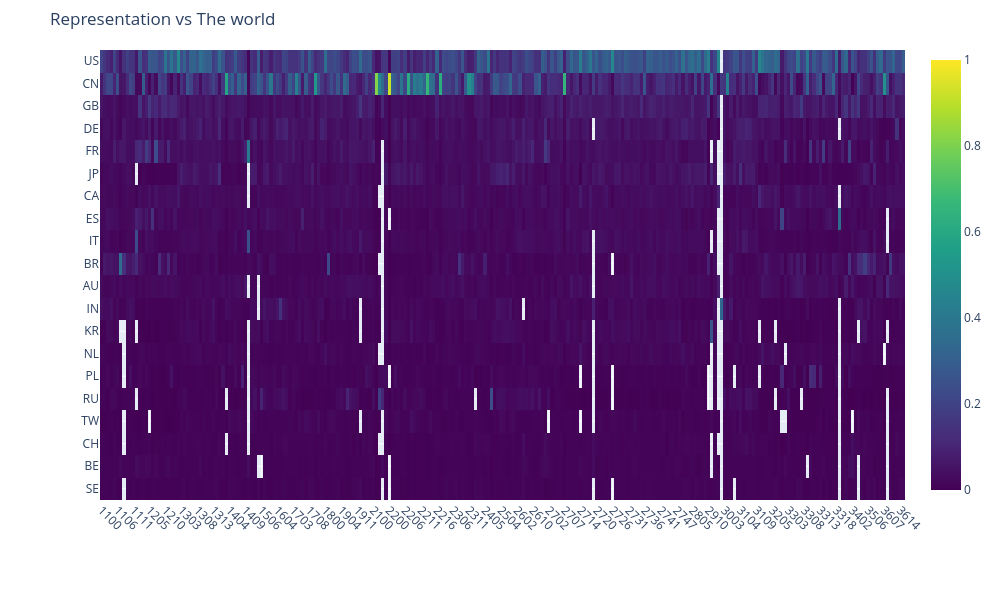

Notebook source saved alongside this figure:
### Code cell
x_labels = list(map(str, df_country_subfield_norm_world.columns))
y_labels = list(map(str, top_20_countries_list))

fig = go.Figure(
    data=go.Heatmap(
        z=df_subfield_country_norm.T.loc[top_20_countries_list].values,
        x=x_labels,
        y=y_labels,
        colorscale="Viridis",
        zmin=0,
        zmax=1,
    )
)

# Layout
fig.update_layout(
    title="Representation vs The world",
    width=1000,
    height=30*len(y_labels),  # taller if more rows
    margin=dict(l=100, r=50, t=50, b=100),
    xaxis=dict(tickangle=45, automargin=True),
    yaxis=dict(autorange="reversed", automargin=True)  # keep top-to-bottom ordering
)

fig.show()

### Figure 1 — Plotly figure (JSON) as saved in the notebook; plotly's stock layout.template omitted (floating-point values rounded to 4 significant figures; data arrays with more than 128 entries replaced by an {"elided": "..."} marker saying what was removed)
{"data": [{"colorscale": [[0.0, "#440154"], [0.1111, "#482878"], [0.2222, "#3e4989"], [0.3333, "#31688e"], [0.4444, "#26828e"], [0.5556, "#1f9e89"], [0.6667, "#35b779"], [0.7778, "#6ece58"], [0.8889, "#b5de2b"], [1.0, "#fde725"]], "x": {"elided": "252 str values"}, "y": ["US", "CN", "GB", "DE", "FR", "JP", "CA", "ES", "IT", "BR", "AU", "IN", "KR", "NL", "PL", "RU", "TW", "CH", "BE", "SE"], "z": {"elided": "20x252 float values"}, "zmax": 1, "zmin": 0, "type": "heatmap"}], "layout": {"margin": {"l": 100, "r": 50, "t": 50, "b": 100}, "xaxis": {"tickangle": 45, "automargin": true}, "yaxis": {"autorange": "reversed", "automargin": true}, "title": {"text": "Representation vs The world"}, "width": 1000, "height": 600}}
